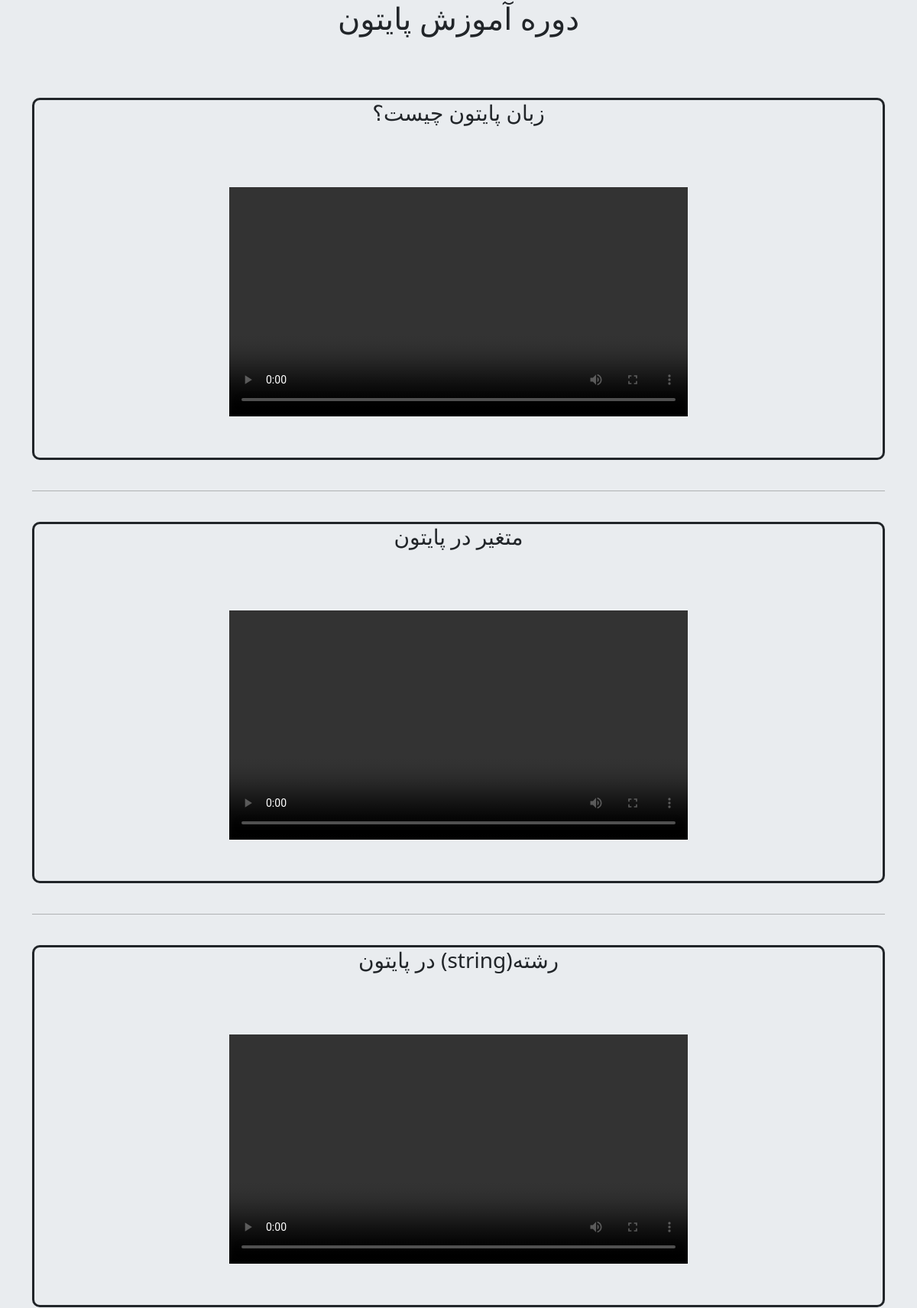
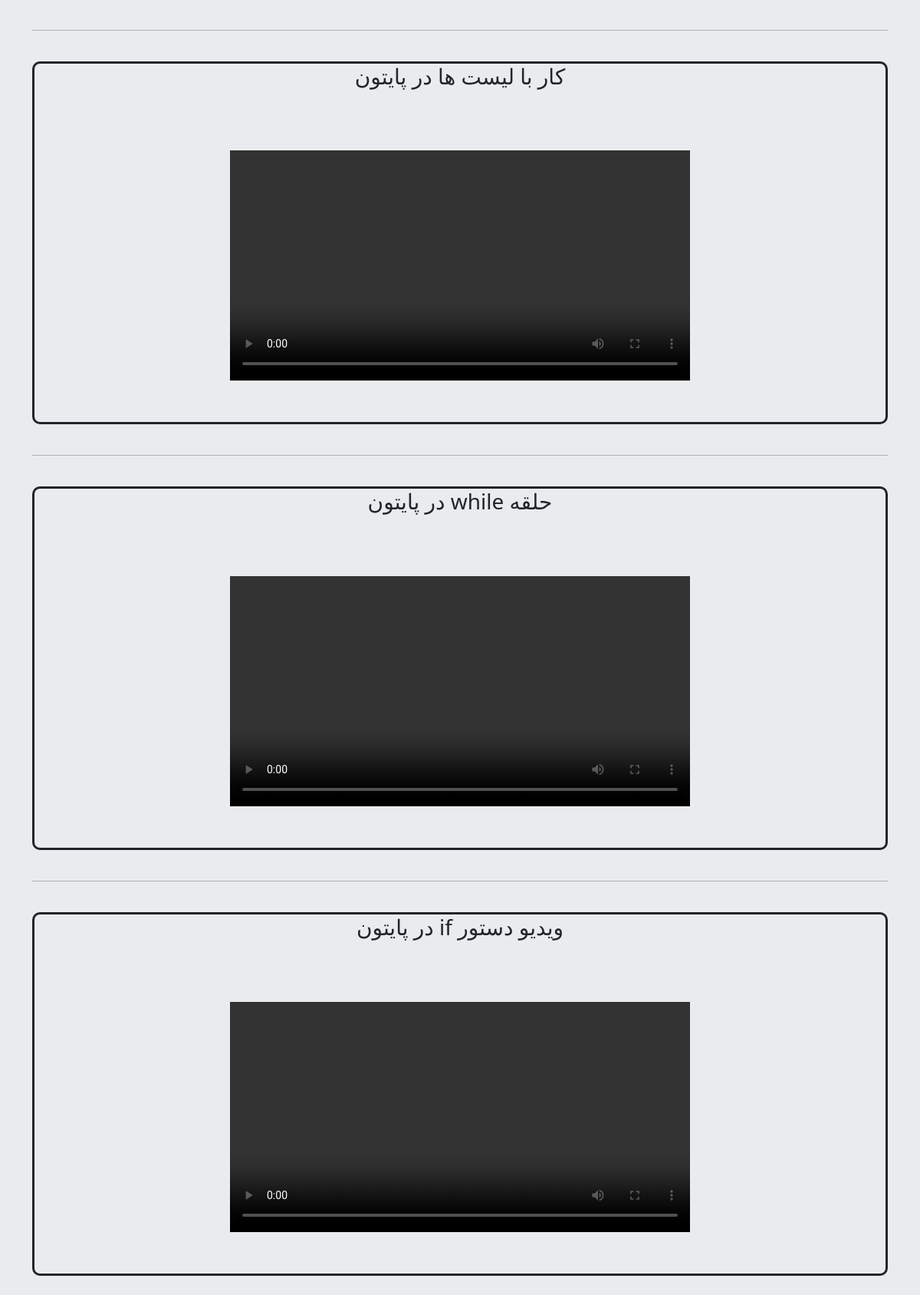
Screenshot of /python/python/ (upper part) with the database file from the repository (2 pictures, top to bottom).
### courses/models.py (models this page shows, shortened)
class PythonCourse(models.Model):
    caption1 = models.CharField(max_length=100)
    video1 = models.FileField(upload_to="video/%y")

### courses/views.py (the view)
# urls.py: path('python/', views.pythoncourse, name='pythoncourse'),
def pythoncourse(request):
    video_1 = PythonCourse.objects.all()
    return render(request, 'python_course.html', {'video_1' : video_1})

### templates/python_course.html (shortened to what this page needs)
{% extends 'Base.html' %}
{% block content %}
    <center><h1>دوره آموزش پایتون</h1></center><br><br><br>
    <div class="container">
        {% for item in video_1 %}
            <div style="border: 3px solid; border-radius: 10px;">
                <center><h3>{{item.caption1}}</h3></center><br><br><br>
                <center>
                    <video controls="controls" style="width: 600px;">
                        <source src="{{item.video1.url}}" type="video/mp4">
                    </video><br><br><br>
                </center>
            </div><br><hr style="color: black;"><br>
        {% endfor %}
    </div><br><br>
{% endblock %}

### templates/Base.html (shortened to what this page needs)
<!DOCTYPE html>
<html lang="en">
<head>
    <link href="https://cdn.jsdelivr.net/npm/bootstrap@5.3.3/dist/css/bootstrap.min.css" rel="stylesheet">
</head>
<body dir="rtl">
    {% block content %}{% endblock %}
</body>
</html>

### templates/python_course.html (style rules this page uses)
html { margin: 0; padding: 0; }
body { margin: 0; padding: 0; background-color: #e9ecef; }

### rows the page displays
PythonCourse: caption1 "زبان پایتون چیست؟"
PythonCourse: caption1 "متغیر در پایتون"
PythonCourse: caption1 "رشته(string) در پایتون"
PythonCourse: caption1 "کار با لیست ها در پایتون"
PythonCourse: caption1 "حلقه while در پایتون"
PythonCourse: caption1 "ویدیو دستور if در پایتون"
